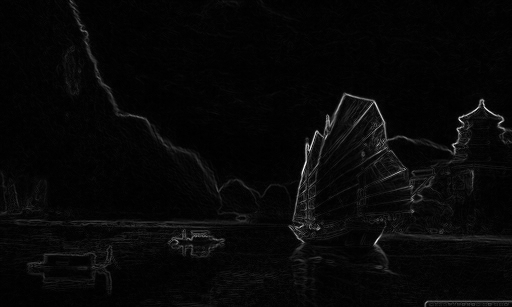
%> input picture ship_gradient.png, 512 x 307 px, given in place of eiffel.jpg, which was not available
$ octave test.m   (GNU Octave 9; MATLAB toolbox functions it lacks are replaced by stand-ins)
%> lines starting %> are read from the running program, lines starting %| are printed output that depends on the picture; in (x1, y1, x2, y2) boxes, pixels count from 0 and x2, y2 are one past the last pixel; in counts of white or black regions, pixels touching at a corner belong together; the program's own positions count from 1; pictures that were not available may be replaced by others from this repository, and a replacement may not be noted
### imageResize.m
function I = imageResize(I, h, w)

[ho, wo, bo] = size(I);

r = h-ho;
c = w-wo;

if r < c
    if r > 0
        I = kInsertHorizontal(I, abs(r));
    else
        I = kCarveHorizontal(I, abs(r));
    end
    if c > 0
        I = kInsertVertical(I, abs(c));
    else
        I = kCarveVertical(I, abs(c));
    end
else
    if c > 0
        I = kInsertVertical(I, abs(c));
    else
        I = kCarveVertical(I, abs(c));
    end
    if r > 0
        I = kInsertHorizontal(I, abs(r));
    else
        I = kCarveHorizontal(I, abs(r));
    end
end

### kCarveVertical.m
function I = kCarveVertical(I, k, grad_mask)

I = cat(3,I(:,:,1)',I(:,:,2)',I(:,:,3)');
if nargin < 3
    I = kCarveHorizontal(I, k);
else
    I = kCarveHorizontal(I, k, grad_mask');
end
I = cat(3,I(:,:,1)',I(:,:,2)',I(:,:,3)');

end

### kCarveHorizontal.m
function I = kCarveHorizontal(I, k, grad_mask)
if nargin < 3
    for i = 1:k
        I = carveHorizontal(I);
    end
else
    for i = 1:k
        [I, ~, grad_mask] = carveHorizontal(I, grad_mask);
    end
end
end

### carveHorizontal.m
function [I, remove, grad_mask] = carveHorizontal(I, grad_mask)

if nargin == 1
    grad_mask = zeros(size(I,1),size(I,2));
end

method = 'sobel';

%% L1 norm gradient - color
[Gx(:,:,1), Gy(:,:,1)] = imgradientxy(I(:,:,1), method);
[Gx(:,:,2), Gy(:,:,2)] = imgradientxy(I(:,:,2), method);
[Gx(:,:,3), Gy(:,:,3)] = imgradientxy(I(:,:,3), method);

Gx = sqrt(Gx(:,:,1).^2+Gx(:,:,2).^2+Gx(:,:,3).^2);
Gy = sqrt(Gy(:,:,1).^2+Gy(:,:,2).^2+Gy(:,:,3).^2);
G = Gx + Gy;
% G([1 end],:) = 1e10;
G = G-1e10*grad_mask;
% G = min(G.*~grad_mask, G-5*mean(mean(G))*grad_mask);

%% L1 norm gradient - bw
% [Gx, Gy] = imgradientxy(rgb2gray(I), method);
% G = Gx+Gy;

%% L2 norm gradient - color
% [4 lines of commented-out code are left out]

%% carve
[seam_mask, mask] = findSeam(G,1); % horizontal cut

% [6 lines of commented-out code are left out]

keep = maskImage(grad_mask, mask);
remove = maskImage(grad_mask, seam_mask);
grad_mask = grad_mask - keep - remove + [keep(2:end,:); zeros(1,size(keep,2))];
grad_mask = grad_mask(1:size(grad_mask,1)-1,:);

keep = maskImage(I, mask);
remove = maskImage(I, seam_mask);
I = I - keep - remove + [keep(2:end,:,:); zeros(1,size(keep,2),3)];
I = I(1:size(I,1)-1,:,:);


end

### findSeam.m
function [mask_seam, mask] = findSeam(ssd,k)
% find path with lowest cost form left ot right
% top half masked with 0 and bottom half masked with 1's

[h, w] = size(ssd);

path = zeros(h, w);
cumCost = zeros(h, w);
cumCost(:,1) = ssd(:,1);

for n = 2:w
   for m = 1:h
      bestCost = 1e12;
      bestPath = 0;
      for i = max(1, m-k):min(h,m+k)
          if cumCost(i, n-1) < bestCost
              bestCost = cumCost(i, n-1);
              bestPath = i;
          end
      end
      cumCost(m,n) = ssd(m, n)+bestCost;
      path(m,n) = bestPath;
   end
end

mask = zeros(h,w);
mask_seam = zeros(h,w);
backpath = find(cumCost(:,w)==min(cumCost(:,w)));
mask(backpath+1:end, w) = 1;
mask_seam(backpath,w) = 1;
for n = w:-1:2
   backpath = path(backpath,n);
   mask(backpath+1:end, n-1) = 1;
   mask_seam(backpath,n-1) = 1;
end
1;

### kInsertHorizontal.m
function I = kInsertHorizontal(I, k)

carved_seams = [];
inserted_seams = [];


for i = 1:k
    [I, seam] = carveHorizontal(I);
    carved_seams = cat(1, {seam}, carved_seams);
end

for i = 1:numel(carved_seams)
    seam = carved_seams{i};
    for j = 1:numel(inserted_seams)
        seam = allocateSeamSpace(seam, inserted_seams{j});
    end
    I = allocateSeamSpace(I, seam);
%     seam = rgb2gray(seam) > 0;
%     seam = cat(3, seam, zeros(size(seam)), seam);
    I = I + seam;
    if max(seam(1,:)) == 1
        % current seam touch the top boundary, so insert below
        seam = [zeros(1,size(seam,2),3); seam];
        insert_seam = (seam + ...
            maskImage([I;zeros(1,size(I,2),3)], (rgb2gray(seam) > 0)))/2;
    else
        % insert above
        seam = [seam; zeros(1,size(seam,2),3)];
        insert_seam = (seam + ...
            maskImage([zeros(1,size(I,2),3);I], (rgb2gray(seam) > 0)))/2;
    end
%     insert_seam = rgb2gray(insert_seam) > 0;
%     insert_seam = cat(3, insert_seam, zeros(size(insert_seam)), zeros(size(insert_seam)));
    inserted_seams = cat(1, {insert_seam}, inserted_seams);
    I = allocateSeamSpace(I, insert_seam);
    I = I + insert_seam;
end

end

% [24 lines left out: function allocateSeamSpace, not called in this run]

### kInsertVertical.m
function I = kInsertVertical(I, k)
    % rotate by 90 degrees
    I = cat(3,I(:,:,1)',I(:,:,2)',I(:,:,3)');
    I = kInsertHorizontal(I, k);
    I = cat(3,I(:,:,1)',I(:,:,2)',I(:,:,3)');
end

### maskImage.m
function im = maskImage(im, mask)
    for c = 1:size(im,3)
        im(:,:,c) = im(:,:,c).*mask;
    end
end

### test.m
%% read file
f1 = 'wave.png';
f2 = 'bubble.jpg';
f3 = 'lake.jpg';
f4 = 'space_shuttle.jpg';
f5 = 'atlantis.jpg';

path = 'path.jpg';
painting = 'painting.jpg';
ship = 'ship.jpg';
colosseum = 'colosseum.jpg';
eiffel = 'eiffel.jpg';

I = im2double(imread(eiffel));
%> I: size 307x512x3 double; min 0, max 1, mean 0.0293
[ho, wo, bo] = size(I);
%> ho = 307; wo = 512; bo = 3
figure(), imshow(I);

%% Shrink
Ishrink = imageResize(I, ho, wo);
%> in kCarveVertical, `I = cat(3,I(:,:,1)',I(:,:,2)',I(:,:,3)');`:
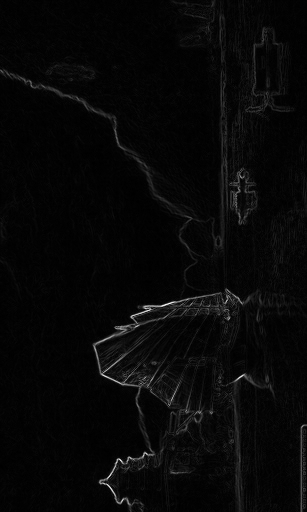
%> I: size 512x307x3 double; min 0, max 1, mean 0.0293; mean of the top-left, top-right, bottom-left and bottom-right quarters 0.0163, 0.0296, 0.0285, 0.0428
figure(), imshow(Ishrink);

%% enlarge
Ienlarge = imageResize(I, ho, wo+100);
%> the loop in kInsertHorizontal, `for i = 1:k` made 3 passes
%> pass 1, in carveHorizontal, `Gx = sqrt(Gx(:,:,1).^2+Gx(:,:,2).^2+Gx(:,:,3).^2);`:
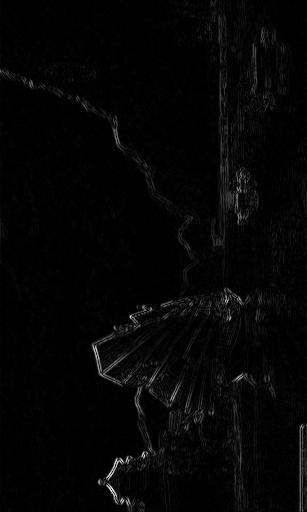
%> Gx: size 512x307 double; min 0, max 4.75, mean 0.105; drawn with min black and max white
%> pass 1, in carveHorizontal, `Gy = sqrt(Gy(:,:,1).^2+Gy(:,:,2).^2+Gy(:,:,3).^2);`:
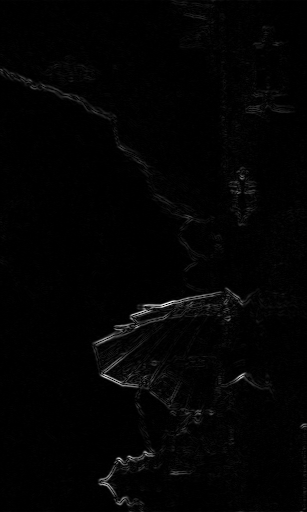
%> Gy: size 512x307 double; min 0, max 6.08, mean 0.0904; drawn with min black and max white
%> pass 1, in carveHorizontal, `[seam_mask, mask] = findSeam(G,1);`:
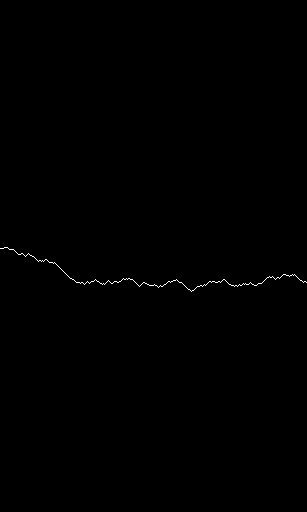
%> seam_mask: size 512x307 double; values 0 (black) and 1 (white), 0.2% white in thin lines or dots, all inside (x1, y1, x2, y2) = (0, 247, 307, 292)
%> the run ends on the next line
